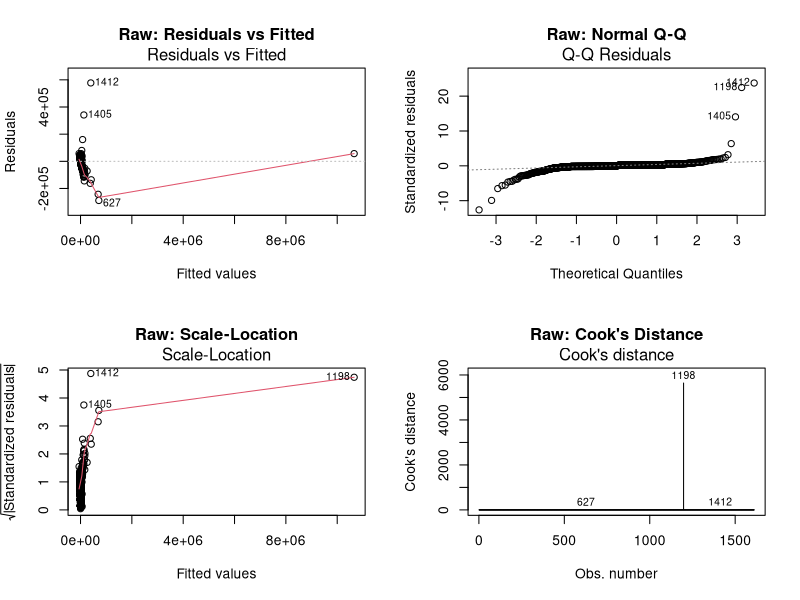
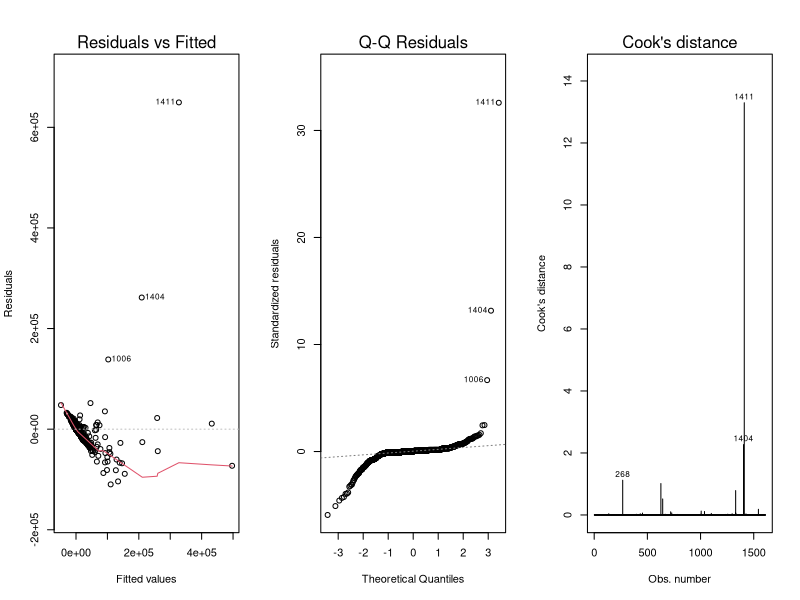
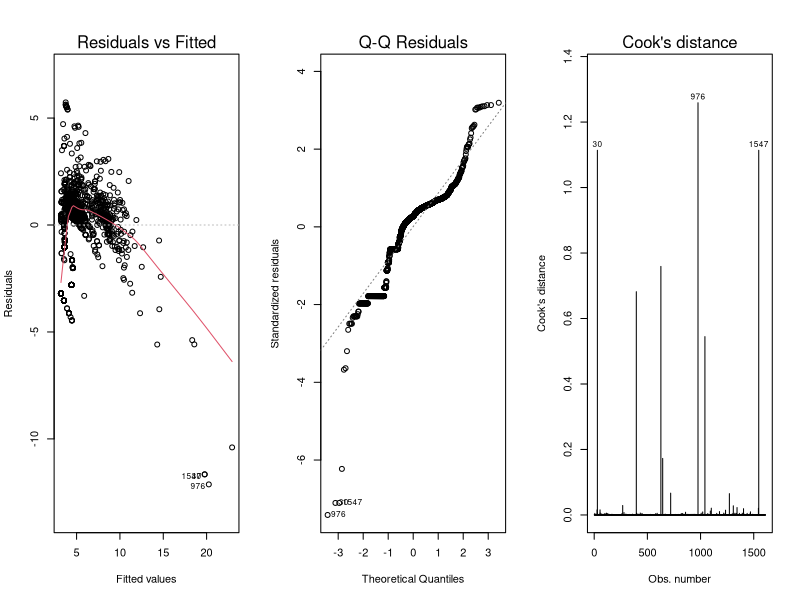
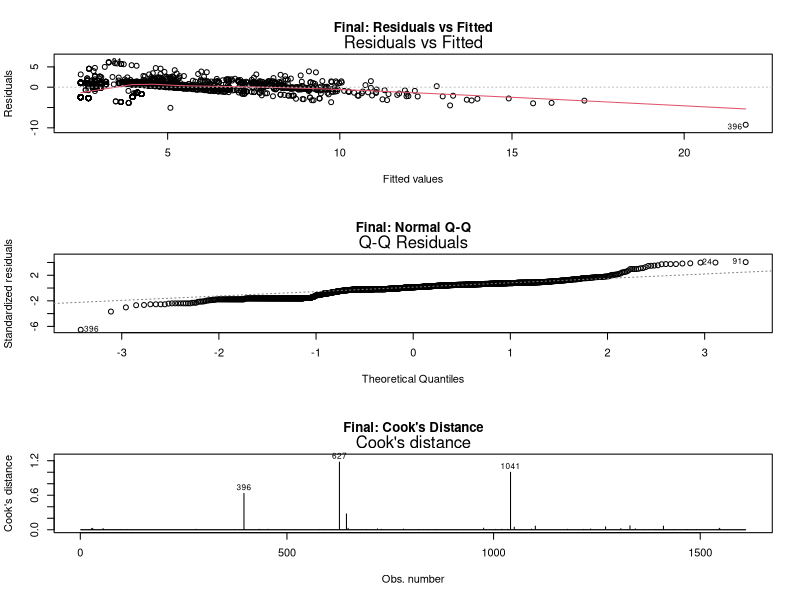

Reproduce these figures in R, in order.
# Linear.R - Multiple Linear Regression for Flow.Bytes prediction

library(readr)
library(dplyr)
library(car)

d <- read_csv("mlr_data.csv", show_col_types = FALSE)

# --- 1. Fit Raw Model ---

m1 <- lm(Flow.Bytes ~ ., data = d)
summary(m1)
anova(m1)
confint(m1, level = 0.95)

# --- 2. VIF ---

vif(m1)

# --- 3. Diagnostic Plots for Raw Model ---

par(mfrow = c(2, 2))
plot(m1, which = 1, main = "Raw: Residuals vs Fitted")
plot(m1, which = 2, main = "Raw: Normal Q-Q")
plot(m1, which = 3, main = "Raw: Scale-Location")
plot(m1, which = 4, main = "Raw: Cook's Distance")
par(mfrow = c(1, 1))

# --- 4. Row 1198 Outlier ---

r1198 <- d[1198, ]
rest <- d[-1198, ]

vars <- c("Flow.Bytes", "act_data_pkt_fwd", "PSH.Flag.Count")
tab <- data.frame(
  Variable    = vars,
  Row_1198    = as.numeric(r1198[1, vars]),
  Second_Val  = sapply(d[vars], function(x) sort(x, decreasing = TRUE)[2]),
  Z_Score     = round((as.numeric(r1198[1, vars]) - sapply(rest[vars], mean)) / sapply(rest[vars], sd), 2),
  Times_2nd   = round(as.numeric(r1198[1, vars]) / sapply(d[vars], function(x) sort(x, decreasing = TRUE)[2]), 1)
)
cat("\n=== Row 1198 Outlier ===\n")
print(tab, row.names = FALSE)

# --- 5. Raw Plots 1-2 (justify log transform) ---
m2 <- lm(Flow.Bytes ~., data = rest)
par(mfrow = c(1, 3))
plot(m2, which = 1)
plot(m2, which = 2)
plot(m2, which = 4)

# --- 6. Log Model (without 1198) ---

rest_log <- rest
rest_log$Flow.Bytes <- log1p(rest_log$Flow.Bytes)
m_log <- lm(Flow.Bytes ~ ., data = rest_log)

par(mfrow = c(1, 3))
plot(m_log, which = 1)
plot(m_log, which = 2)
plot(m_log, which = 4)

cat(sprintf("\nLog model ncvTest p = %.3e\n", ncvTest(m_log)$p))

# --- 7. Add Polynomial Terms to Fix Heteroscedasticity ---
# The log model still shows heteroscedasticity and curvature at high
# fitted values. Squared terms capture the saturation effect where
# extreme predictor values don't produce proportionally larger flows.

rest_log$Bwd.Packet.Length.Min2 <- rest_log$Bwd.Packet.Length.Min^2
rest_log$act_data_pkt_fwd2 <- rest_log$act_data_pkt_fwd^2
m_final <- lm(Flow.Bytes ~ . + Bwd.Packet.Length.Min2 + act_data_pkt_fwd2, data = rest_log)

summary(m_log)
summary(m_final)
confint(m_final)

par(mfrow = c(3, 1))
plot(m_final, which = 1, main = "Final: Residuals vs Fitted")
plot(m_final, which = 2, main = "Final: Normal Q-Q")
plot(m_final, which = 4, main = "Final: Cook's Distance")
par(mfrow = c(1, 1))

ncv_final <- ncvTest(m_final)
cat(sprintf("\nFinal model ncvTest p = %.3e", ncv_final$p))
cat(if (ncv_final$p > 0.05) "  -> homoscedasticity not violated\n" else "  -> heteroscedasticity remains\n")

cat("\n=== Model Progression ===\n")
cat(sprintf("Raw (all data):               R2 = %.4f\n", summary(m1)$r.squared))
cat(sprintf("Log (no 1198):                R2 = %.4f\n", summary(m_log)$r.squared))
cat(sprintf("Final (+ squared terms):      R2 = %.4f\n", summary(m_final)$r.squared))
cat(sprintf("Rows removed: 1  (row 1198 only, 0.06%% of data)\n"))
